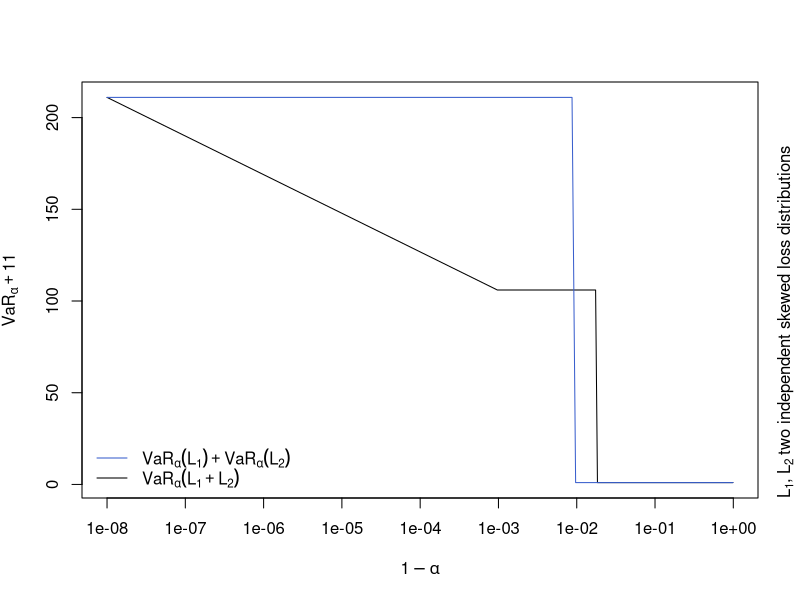
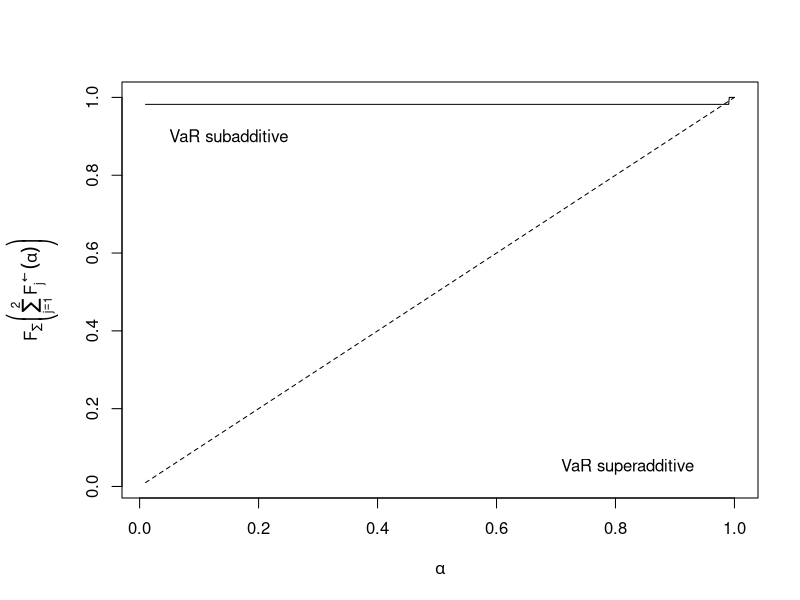
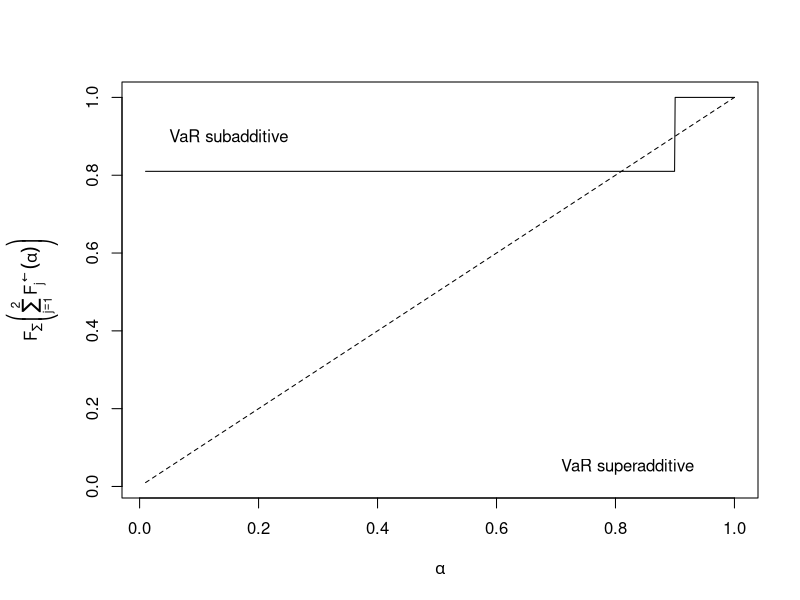
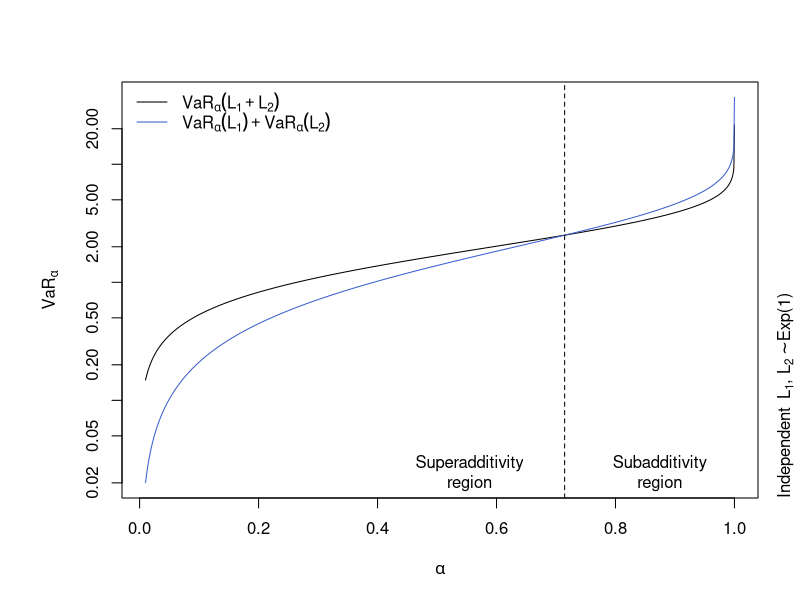

Reproduce these figures in R, in order.
## By Marius Hofert

## Selected VaR superadditivity examples


### 1 Example: Skewed loss distributions #######################################

## Consider two independently defaultable zero-coupon bonds;
## see McNeil et al. (2015, Example 2.25)

## Setup
n <- 1024 # number of alphas
p <- 0.009 # default probability of each of the bonds
alpha <- seq(1e-2, 1-1e-8, length.out = n) # range of confidence levels

## Compute VaR_alpha(L_1 + L_2) and  VaR_alpha(L_1) + VaR_alpha(L_2)
qF <- function(alpha, p)
    ifelse(alpha <= 1-p, -5, 100) # valid for all alpha in (0,1]
qF_sum <- function(alpha, p) # valid for all alpha in (0,1]
    sapply(alpha, function(a) {
        if(a <= (1-p)^2) -10
        else if(a <= 1-p^2) 95
        else 200})
VaR <- 2*qF(alpha, p = p) # VaR_alpha(L_1) + VaR_alpha(L_2)
VaR.sum <- qF_sum(alpha, p = p) # VaR_alpha(L_1+L_2) for L_1, L_2 ind. Exp(1)

## Plot (Note: due to negative values, we have to shift the y values in
## order to plot in log-scale; also, log = "xy" leads to no improvement)
shift <- -min(VaR, VaR.sum) + 1 # + 1 => >= 1
VaR. <- VaR + shift # shift VaR to be > 0
VaR.sum. <- VaR.sum + shift # shift VaR.sum to be > 0
plot(1-alpha, VaR.sum., ylim = range(VaR., VaR.sum.), type = "l", log = "x",
     xlab = expression(1-alpha), ylab = substitute(VaR[alpha]+s, list(s = shift)))
lines(1-alpha, VaR., col = "royalblue3")
legend("bottomleft", lty = 1, col = c("royalblue3", "black"), bty = "n",
       legend = c(expression(VaR[alpha](L[1])+VaR[alpha](L[2])),
                  expression(VaR[alpha](L[1]+L[2]))))
mtext(expression(L[1]*","~L[2]~"two independent skewed loss distributions"),
      side = 4, line = 1, adj = 0)

## We can also detect the superadditive region by noting that
##     F^-_{L_1}(alpha) + F^-_{L_2}(alpha) < F^-_{L_1+L_2}(alpha)
## <=> F_{L_1+L_2}(F^-_{L_1}(alpha) + F^-_{L_2}(alpha)) < alpha
F_sum <- function(x, p)
    sapply(x, function(x.) {
        if(x. < -10) 0
        else if(x. < 95) (1-p)^2
        else if(x. < 200) 1-p^2
        else 1
    })
F_of_F_inverses <- function(alpha, p) F_sum(2*qF(alpha, p = p), p = p)

## Plot
y <- F_of_F_inverses(alpha, p = p)
par(mar = c(5.1, 4.1+2, 4.1, 2.1)) # more space for the y-axis label
plot(alpha, y, type = "l", ylim = range(y, alpha),
     xlab = expression(alpha),
     ylab = expression(F[sum()]*bgroup("(", sum({F[j]^{{phantom(.)%<-%phantom(.)}}}(alpha), j == 1, 2), ")")))
lines(alpha, alpha, lty = 2)
text(0.15, 0.9, label = "VaR subadditive")
text(0.82, 0.05, label = "VaR superadditive")

## With p = 0.1, one sees more:
p <- 0.1
y <- F_of_F_inverses(alpha, p = p)
par(mar = c(5.1, 4.1+2, 4.1, 2.1)) # more space for the y-axis label
plot(alpha, y, type = "l", ylim = range(y, alpha),
     xlab = expression(alpha),
     ylab = expression(F[sum()]*bgroup("(", sum({F[j]^{{phantom(.)%<-%phantom(.)}}}(alpha), j == 1, 2), ")")))
lines(alpha, alpha, lty = 2)
text(0.15, 0.9, label = "VaR subadditive")
text(0.82, 0.05, label = "VaR superadditive")
## Note: Hofert and McNeil (2014, "Subadditivity of Value-at-Risk for Bernoulli
##       random variables") showed that VaR_alpha is always subadditive for
##       alpha > 1-p.


### 2 Example: Independent, light-tailed losses and small to moderate alpha ####

## Consider two independent Exp(1) random variables and small to moderate alpha;
## see McNeil et al. (2015, Example 7.30)

## Setup
n <- 1024 # number of alphas
alpha <- seq(1e-2, 1-1e-8, length.out = n) # range of confidence levels

## Compute VaR_alpha(L_1 + L_2) and  VaR_alpha(L_1) + VaR_alpha(L_2)
VaR <- 2*qexp(alpha) # VaR_alpha(L_1) + VaR_alpha(L_2)
VaR.sum  <- qgamma(alpha, shape = 2) # VaR_alpha(L_1 + L_2) for L_1, L_2 ind. Exp(1)
alpha.super <- max(alpha[VaR.sum > VaR]) # ~ 0.7145 (max. alpha for which VaR superadd.)

## Plot (Note: no improvement by plotting in 1-alpha and with log = "xy")
plot(alpha, VaR.sum, ylim = range(VaR, VaR.sum), type = "l", log = "y",
     xlab = expression(alpha), ylab = expression(VaR[alpha]))
lines(alpha, VaR, col = "royalblue3")
abline(v = alpha.super, lty = 2)
legend("topleft", lty = 1, col = c("black", "royalblue3"), bty = "n",
       legend = c(expression(VaR[alpha](L[1]+L[2])),
                  expression(VaR[alpha](L[1])+VaR[alpha](L[2]))))
text(alpha.super-0.16, 0.025, labels = "Superadditivity\nregion")
text(alpha.super+0.16, 0.025, labels = "Subadditivity\nregion")
mtext(expression("Independent"~~L[1]*", "*L[2]%~%"Exp(1)"), side = 4, line = 1, adj = 0)

